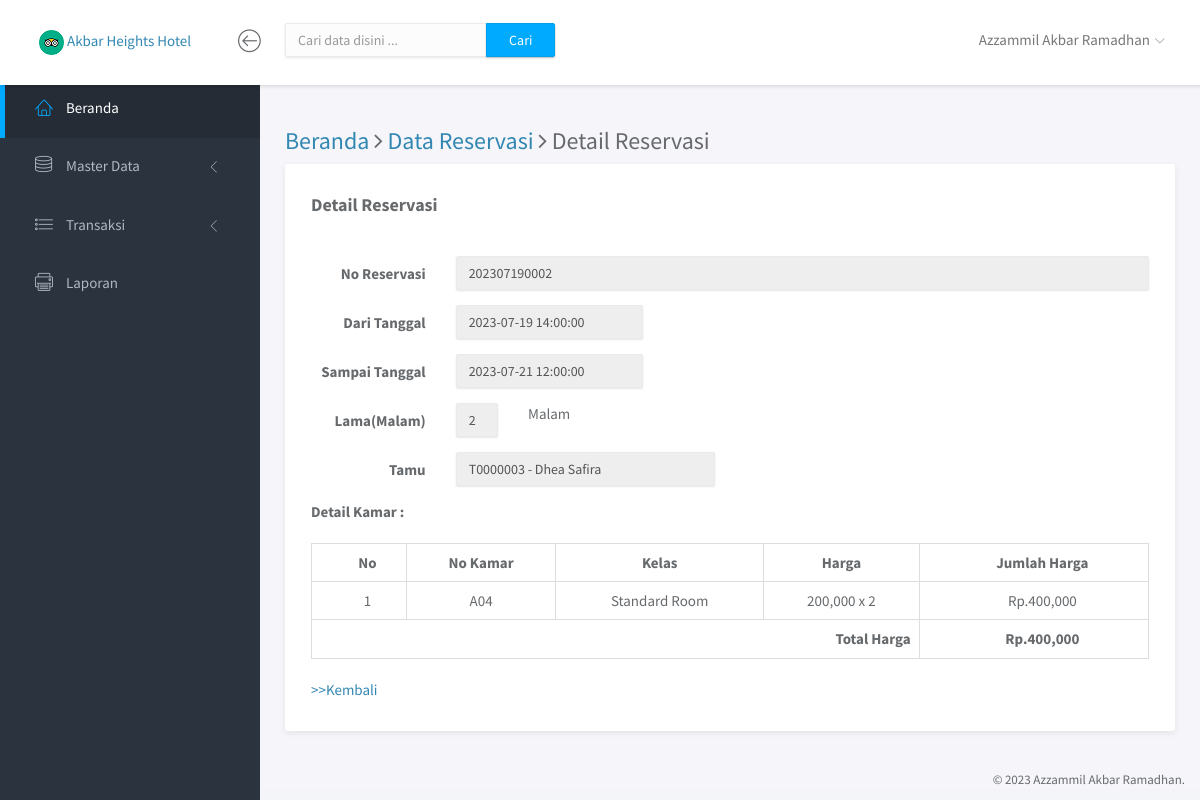
The app's page /index.php?p=detail_reservasi&&id=202307190002 (signed in) with its own data.
### tables this page shows
CREATE TABLE `reservasi` (
  `no_reservasi` varchar(12) NOT NULL,
  `tgl_reservasi` datetime NOT NULL,
  `tgl_checkin` datetime NOT NULL,
  `tgl_checkout` datetime NOT NULL,
  `id_tamu` varchar(8) NOT NULL,
  `jumlah_hari` int(11) NOT NULL,
  `jumlah_kamar` int(11) NOT NULL,
  `jumlah_bayar` int(11) NOT NULL,
  `status` varchar(20) NOT NULL
);

CREATE TABLE `tamu` (
  `id_tamu` varchar(8) NOT NULL,
  `no_identitas` varchar(16) NOT NULL,
  `nama_tamu` varchar(40) NOT NULL,
  `tanggal_lahir` date NOT NULL,
  `jk` varchar(9) NOT NULL,
  `alamat` varchar(100) NOT NULL,
  `nomer_hp` varchar(13) NOT NULL
);

CREATE TABLE `detail_reservasi` (
  `id_detail_reservasi` int(11) NOT NULL,
  `no_reservasi` varchar(12) NOT NULL,
  `no_kamar` varchar(5) NOT NULL,
  `harga_kamar` int(11) NOT NULL
);

CREATE TABLE `kamar` (
  `no_kamar` varchar(5) NOT NULL,
  `kelas` varchar(20) NOT NULL,
  `harga` int(11) NOT NULL,
  `status_kamar` varchar(8) NOT NULL,
  `dari` datetime NOT NULL,
  `sampai` datetime NOT NULL
);

### pages/detail_reservasi.php (the view, shortened to what this page needs)
<?php
$connection = new Connection();
$conn = $connection->getConnection();
$id = $_GET['id'];
$query3 = $conn->prepare("SELECT * FROM reservasi LEFT JOIN tamu ON reservasi.id_tamu=tamu.id_tamu WHERE no_reservasi='$id'");
$query3->execute();
$data = $query3->fetch(PDO::FETCH_ASSOC);
?>
<div class="main-content">
    <div class="container-fluid">
        <h3><a href="?p=home">Beranda </a><i class="fa fa-angle-right"></i> <a href="?p=data_reservasi"> Data Reservasi</a> <i class="fa fa-angle-right"></i> Detail Reservasi</h3>
        <div class="row">
            <div class="col-md-12">
                <div class="panel">
                    <div class="panel-heading">
                        <h4 class="mb"><strong> Detail Reservasi</strong></h4>
                    </div>
                    <div class="panel-body">
                        <form class="form-horizontal" method="post" action="<?php $_SERVER['PHP_SELF']; ?>" onSubmit="return confirm('Anda yakin akan menyimpan data ?')">
                            <div class="form-group">
                                <label class="col-sm-2 col-sm-2 control-label text-right">No Reservasi</label>
                                <div class="col-sm-10">
                                    <input type="text" name="nores" class="form-control" readonly="readonly" value="<?php echo $data['no_reservasi']; ?>" required>
                                </div>
                            </div>
                            <div class="form-group">
                                <label class="col-sm-2 col-sm-2 control-label text-right">Dari Tanggal</label>
                                <div class="col-sm-3">
                                    <input type="text" name="dari" class="form-control" value="<?php echo $data['tgl_checkin']; ?>" readonly>
                                </div>
                            </div>
                            <div class="form-group">
                                <label class="col-sm-2 col-sm-2 control-label text-right">Sampai Tanggal</label>
                                <div class="col-sm-3">
                                    <input type="text" name="sampai" class="form-control" value="<?php echo $data['tgl_checkout']; ?>" readonly>
                                </div>
                            </div>
                            <div class="form-group">
                                <label class="col-sm-2 col-sm-2 control-label text-right">Lama(Malam)</label>
                                <div class="col-sm-1">
                                    <input type="text" name="lama" class="form-control" value="<?php echo $data['jumlah_hari']; ?>" readonly>
                                </div>
                                <div class="col-sm-5">
                                    Malam
                                </div>
                            </div>
                            <div class="form-group">
                                <label class="col-sm-2 col-sm-2 control-label text-right">Tamu</label>
                                <div class="col-sm-4">
                                    <input type="text" name="tamu" class="form-control" value="<?php echo $data['id_tamu'] . ' - ' . $data['nama_tamu']; ?>" readonly>
                                </div>
                            </div>
                            <div class="form-group">
                                <label class="col-sm-12 col-sm-12 text-left ">Detail Kamar :</label>
                            </div>
                            <div class="form-group">
                                <div class="col-sm-12">
                                    <table class="table table-bordered">
                                        <tr align="center">
                                            <td><strong>No</strong></td>
                                            <td><strong>No Kamar</strong></td>
                                            <td><strong>Kelas</strong></td>
                                            <td><strong>Harga</strong></td>
                                            <td><strong>Jumlah Harga</strong></td>
                                        </tr>
                                        <?php
                                        $query = $conn->prepare("SELECT * FROM detail_reservasi LEFT JOIN kamar ON detail_reservasi.no_kamar=kamar.no_kamar WHERE no_reservasi='$id'");
                                        $query->execute();
                                        $no = 0;
                                        while ($data2 = $query->fetch(PDO::FETCH_ASSOC)) {
                                            $no++;
                                            $jb = $data2['harga'] * $data['jumlah_hari'];
                                            echo "<tr align='center'><td>$no</td><td>$data2[no_kamar]</td><td>$data2[kelas]</td><td>" . number_format($data2['harga']) . " x $data[jumlah_hari]</td><td>Rp." . number_format($jb) . "</td></tr>";
                                        }
                                        ?>
                                        <tr>
                                            <td colspan="4" align="right"><strong>Total Harga</strong></td>
                                            <td align="center"><Strong>Rp.<?php echo number_format($data['jumlah_bayar']); ?></Strong></td>
                                        </tr>
                                    </table>
                                    <a href="?p=data_reservasi">>>Kembali</a>
                                </div>
                            </div>
                    </div>
                </div>
            </div>
        </div>
    </div>
</div>

### index.php (shortened to what this page needs)
<?php
if (!isset($_SESSION['username'])) {
	header("Location: halaman_utama.php");
	exit;
} else {
	$connection = new Connection();
	$conn = $connection->getConnection();
	$sql78 = $conn->prepare("SELECT * FROM admin WHERE username='$_SESSION[username]'");
	$sql78->execute();
	$hasil78 = $sql78->fetch(PDO::FETCH_ASSOC);
?>
	<!doctype html>
	<html lang="en">
	<head>
		<link rel="stylesheet" href="assets/vendor/bootstrap/css/bootstrap.min.css">
		<link rel="stylesheet" href="assets/vendor/font-awesome/css/font-awesome.min.css">
		<link rel="stylesheet" href="assets/vendor/linearicons/style.css">
		<link rel="stylesheet" href="assets/vendor/chartist/css/chartist-custom.css">
		<link rel="stylesheet" href="assets/css/main.css">
	</head>
	<body>
		<div id="wrapper">
			<nav class="navbar navbar-default navbar-fixed-top">
				<div class="brand">
					<img src="assets/img/logoindex.png" alt="logo">
					<a href="?p=home">Akbar Heights Hotel</a>
				</div>
				<div class="container-fluid">
					<div class="navbar-btn">
						<button type="button" class="btn-toggle-fullwidth"><i class="lnr lnr-arrow-left-circle"></i></button>
					</div>
					<form class="navbar-form navbar-left" method="post" action="<?php $_SERVER['PHP_SELF']; ?>">
						<div class="input-group">
							<input type="text" class="form-control" name="txtKataKunci" placeholder="Cari data disini ...">
							<span class="input-group-btn"><button type="submit" class="btn btn-primary" name="btnCari">Cari</button></span>
						</div>
					</form>
					<div id="navbar-menu">
						<ul class="nav navbar-nav navbar-right">
							<li class="dropdown">
								<a href="#" class="dropdown-toggle" data-toggle="dropdown"> <span><?php echo $hasil78['nama_admin']; ?></span> <i class="icon-submenu lnr lnr-chevron-down"></i></a>
							</li>
						</ul>
					</div>
				</div>
			</nav>
			<div id="sidebar-nav" class="sidebar">
				<div class="sidebar-scroll">
					<nav>
						<ul class="nav">
							<li><a href="?p=home" class="active"><i class="lnr lnr-home"></i> <span>Beranda</span></a></li>
							<li>
								<a href="#subPages" data-toggle="collapse" class="collapsed"><i class="lnr lnr-database"></i> <span>Master Data</span> <i class="icon-submenu lnr lnr-chevron-left"></i></a>
							</li>
							<li>
								<a href="#subPages2" data-toggle="collapse" class="collapsed"><i class="lnr lnr-list"></i> <span>Transaksi</span> <i class="icon-submenu lnr lnr-chevron-left"></i></a>
							</li>
							<li><a href="?p=laporan" class=""><i class="lnr lnr-printer"></i> <span>Laporan</span></a></li>
						</ul>
					</nav>
				</div>
			</div>
			<div class="main">
				<?php include('isi.php'); ?>
			</div>
			<footer>
				<div class="container-fluid">
					<p class="copyright">&copy; 2023 Azzammil Akbar Ramadhan.</p>
				</div>
			</footer>
		</div>
	</body>
	</html>
<?php } ?>

### records on screen
reservasi: nores "202307190002", dari "2023-07-19 14:00:00", sampai "2023-07-21 12:00:00", lama "2", tamu "T0000003 - Dhea Safira", jumlah_hari "2", jumlah_bayar "400,000"
detail_reservasi: kamar.no_kamar "A04", kamar.kelas "Standard Room", kamar.harga "200,000", kamar.harga "400,000"

### other values on screen
$hasil78['nama_admin'] "Azzammil Akbar Ramadhan"
